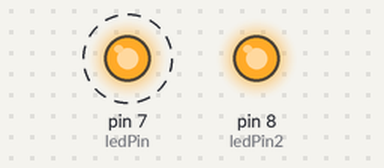
Recording of a sketch running on a simulated Arduino Uno, built with avr-gcc and run on an emulated ATmega328P. On the bench: output pins drawn as LEDs (lit = HIGH). Dashed ring = blinking.

Above: at 0.2 s.
At 2.5 s:
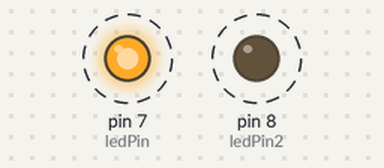
Timing chart, 0 to 3.0 s (numbered marks = the images above):
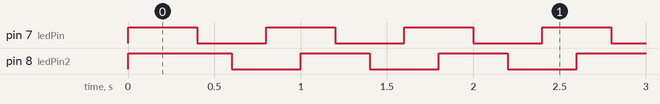

The sketch:

LEDDemo.ino
```cpp
int ledPin = 7;
int ledPin2 = 8;

void setup() {
  pinMode(ledPin, OUTPUT);
  pinMode(ledPin2, OUTPUT);
  digitalWrite(ledPin, HIGH);
  digitalWrite(ledPin2, HIGH);
}

void loop() {
    digitalWrite(ledPin, HIGH);
    delay(200);
    digitalWrite(ledPin2, HIGH);
    delay(200);
    digitalWrite(ledPin, LOW);
    delay(200);
    digitalWrite(ledPin2, LOW);
    delay(200);
}
```

Measured:
- by itself, pin 7 (ledPin), pin 8 (ledPin2): alternates HIGH for 0.40 s and LOW for 0.40 s
- by itself, everything shown: repeats every 0.80 s, in 4 steps
